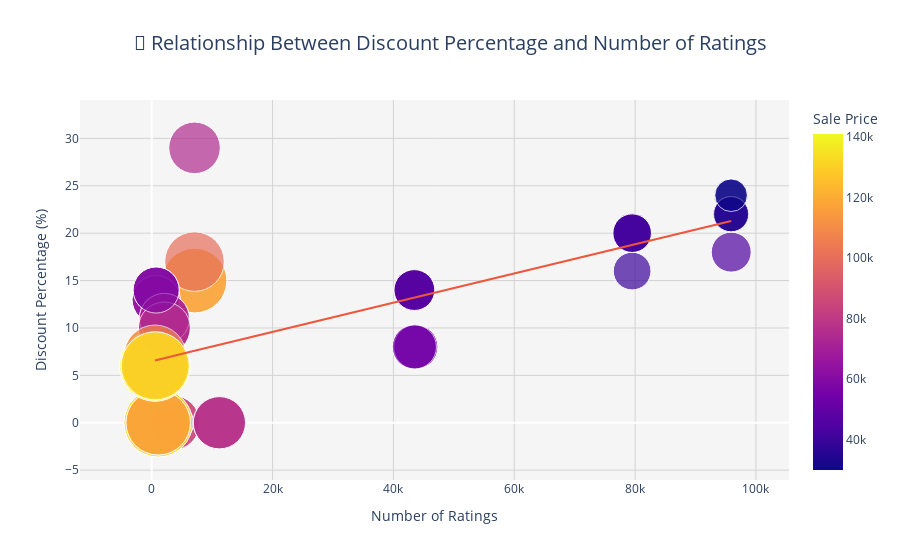

The code cell stored with this chart in its notebook:
### Markdown cell above
### 1.4) **Relationship Between Discount Percentage and Number of Ratings**

This scatter plot explores how the discount percentage offered on iPhones relates to the number of customer ratings received. Each bubble represents an iPhone model, with its size indicating the sale price and its color reflecting the price as well.

---

#### **Theory & Interpretation**

**Discount Sensitivity:**  
Discounts are a powerful motivator in consumer electronics. Higher discount percentages can make products more attractive to buyers, especially for older or mid-range models. This often results in a greater number of ratings, as more customers are encouraged to purchase and share their feedback.

**Price-Driven Engagement:**  
The size and color of the bubbles show that even high-priced models can see increased engagement if the discount is significant. However, the most substantial boost in ratings typically occurs for models that balance an appealing price with a noticeable discount.

**Market Strategy:**  
Retailers use discounts to clear inventory, attract price-sensitive customers, and compete in a crowded market. The positive trend in the plot suggests that increasing the discount percentage is generally effective in driving up customer engagement, as measured by the number of ratings.

**Business Implication:**  
Strategically applying discounts, especially to models with declining sales or older inventory, can significantly enhance product visibility and customer interaction. Monitoring this relationship helps optimize promotional campaigns for maximum impact.

---

### Code cell
import plotly.express as px

figure = px.scatter(
    data_frame=data,
    x="Number Of Ratings",
    y="Discount Percentage",
    size="Sale Price",
    color="Sale Price",  # Optional: Color by price for extra visual cue
    trendline="ols",
    title="🎯 Relationship Between Discount Percentage and Number of Ratings",
    hover_name="Product Name",  # Change if you have a column with product names
    hover_data={
        "Number Of Ratings": True,
        "Discount Percentage": True,
        "Sale Price": ":.2f"
    },
    size_max=50
)

figure.update_layout(
    title_font_size=20,
    title_x=0.5,
    plot_bgcolor="#f5f5f5",
    paper_bgcolor="#ffffff",
    hoverlabel=dict(bgcolor="white", font_size=12),
    xaxis_title="Number of Ratings",
    yaxis_title="Discount Percentage (%)",
)

figure.update_xaxes(showgrid=True, gridcolor="lightgrey")
figure.update_yaxes(showgrid=True, gridcolor="lightgrey")

figure.show()

### Figure 1 — Plotly figure (JSON) as saved in the notebook; plotly's stock layout.template omitted (floating-point values rounded to 4 significant figures)
{"data": [{"customdata": [[49900], [84900], [84900], [77000], [77000], [49900], [49900], [77000], [89900], [41999], [39999], [41999], [41999], [41999], [131900], [117100], [131900], [117100], [74999], [117900], [117100], [117900], [99900], [44999], [140900], [130900], [64900], [120900], [59900], [75900], [110900], [130900], [120900], [64900], [64900], [75900], [75900], [120900], [59900], [120900], [75900], [140900], [70900], [70900], [75900], [59900], [110900], [120900], [130900], [130900], [54999], [54999], [29999], [34999], [34999], [34999], [54999], [29999], [46999], [46999], [46999], [46999]], "hovertemplate": "<b>%{hovertext}</b><br><br>Number Of Ratings=%{x}<br>Discount Percentage=%{y}<br>Sale Price=%{marker.color:.2f}<extra></extra>", "hovertext": ["APPLE iPhone 8 Plus (Gold, 64 GB)", "APPLE iPhone 8 Plus (Space Grey, 256 GB)", "APPLE iPhone 8 Plus (Silver, 256 GB)", "APPLE iPhone 8 (Silver, 256 GB)", "APPLE iPhone 8 (Gold, 256 GB)", "APPLE iPhone 8 Plus (Silver, 64 GB)", "APPLE iPhone 8 Plus (Space Grey, 64 GB)", "APPLE iPhone 8 (Space Grey, 256 GB)", "APPLE iPhone XS Max (Silver, 64 GB)", "Apple iPhone XR ((PRODUCT)RED, 128 GB) (Includes EarPods, Power Adapter)", "Apple iPhone XR (Black, 64 GB) (Includes EarPods, Power Adapter)", "Apple iPhone XR (Coral, 128 GB) (Includes EarPods, Power Adapter)", "Apple iPhone XR (Black, 128 GB) (Includes EarPods, Power Adapter)", "Apple iPhone XR (White, 128 GB) (Includes EarPods, Power Adapter)", "APPLE iPhone 11 Pro Max (Gold, 256 GB)", "APPLE iPhone 11 Pro Max (Gold, 64 GB)", "APPLE iPhone 11 Pro Max (Midnight Green, 256 GB)", "APPLE iPhone 11 Pro Max (Space Grey, 64 GB)", "APPLE iPhone 11 Pro (Midnight Green, 64 GB)", "APPLE iPhone 11 Pro (Space Grey, 512 GB)", "APPLE iPhone 11 Pro Max (Midnight Green, 64 GB)", "APPLE iPhone 11 Pro (Midnight Green, 512 GB)", "APPLE iPhone 11 Pro (Space Grey, 256 GB)", "Apple iPhone SE (White, 256 GB) (Includes EarPods, Power Adapter)", "APPLE iPhone 12 Pro (Silver, 512 GB)", "APPLE iPhone 12 Pro Max (Pacific Blue, 256 GB)", "APPLE iPhone 12 Mini (White, 128 GB)", "APPLE iPhone 12 Pro (Graphite, 256 GB)", "APPLE iPhone 12 Mini (White, 64 GB)", "APPLE iPhone 12 (White, 128 GB)", "APPLE iPhone 12 Pro (Graphite, 128 GB)", "APPLE iPhone 12 Pro Max (Graphite, 256 GB)", "APPLE iPhone 12 Pro Max (Graphite, 128 GB)", "APPLE iPhone 12 Mini (Black, 128 GB)", "APPLE iPhone 12 Mini (Blue, 128 GB)", "APPLE iPhone 12 (Black, 128 GB)", "APPLE iPhone 12 (Blue, 128 GB)", "APPLE iPhone 12 Pro Max (Silver, 128 GB)", "APPLE iPhone 12 Mini (Red, 64 GB)", "APPLE iPhone 12 Pro Max (Gold, 128 GB)", "APPLE iPhone 12 (Green, 128 GB)", "APPLE iPhone 12 Pro (Pacific Blue, 512 GB)", "APPLE iPhone 12 (White, 64 GB)", "APPLE iPhone 12 (Black, 64 GB)", "APPLE iPhone 12 (Red, 128 GB)", "APPLE iPhone 12 Mini (Black, 64 GB)", "APPLE iPhone 12 Pro (Pacific Blue, 128 GB)", "APPLE iPhone 12 Pro Max (Pacific Blue, 128 GB)", "APPLE iPhone 12 Pro Max (Silver, 256 GB)", "APPLE iPhone 12 Pro Max (Gold, 256 GB)", "APPLE iPhone 11 (White, 128 GB)", "APPLE iPhone 11 (Red, 128 GB)", "APPLE iPhone SE (White, 64 GB)", "APPLE iPhone SE (Black, 128 GB)", "APPLE iPhone SE (White, 128 GB)", "APPLE iPhone SE (Red, 128 GB)", "APPLE iPhone 11 (Black, 128 GB)", "APPLE iPhone SE (Black, 64 GB)", "APPLE iPhone 11 (Purple, 64 GB)", "APPLE iPhone 11 (White, 64 GB)", "APPLE iPhone 11 (Black, 64 GB)", "APPLE iPhone 11 (Red, 64 GB)"], "legendgroup": "", "marker": {"color": [49900, 84900, 84900, 77000, 77000, 49900, 49900, 77000, 89900, 41999, 39999, 41999, 41999, 41999, 131900, 117100, 131900, 117100, 74999, 117900, 117100, 117900, 99900, 44999, 140900, 130900, 64900, 120900, 59900, 75900, 110900, 130900, 120900, 64900, 64900, 75900, 75900, 120900, 59900, 120900, 75900, 140900, 70900, 70900, 75900, 59900, 110900, 120900, 130900, 130900, 54999, 54999, 29999, 34999, 34999, 34999, 54999, 29999, 46999, 46999, 46999, 46999], "coloraxis": "coloraxis", "size": [49900, 84900, 84900, 77000, 77000, 49900, 49900, 77000, 89900, 41999, 39999, 41999, 41999, 41999, 131900, 117100, 131900, 117100, 74999, 117900, 117100, 117900, 99900, 44999, 140900, 130900, 64900, 120900, 59900, 75900, 110900, 130900, 120900, 64900, 64900, 75900, 75900, 120900, 59900, 120900, 75900, 140900, 70900, 70900, 75900, 59900, 110900, 120900, 130900, 130900, 54999, 54999, 29999, 34999, 34999, 34999, 54999, 29999, 46999, 46999, 46999, 46999], "sizemode": "area", "sizeref": 56.36, "symbol": "circle"}, "mode": "markers", "name": "", "orientation": "v", "showlegend": false, "type": "scatter", "x": [3431, 3431, 3431, 11202, 11202, 3431, 3431, 11202, 1454, 79512, 79512, 79582, 79512, 79512, 1078, 1078, 1078, 1078, 7088, 7088, 1078, 7088, 7081, 95909, 542, 580, 740, 545, 740, 2101, 545, 580, 580, 730, 730, 2101, 2101, 580, 740, 580, 2092, 545, 2101, 2092, 2101, 740, 545, 580, 580, 580, 43707, 43707, 95807, 95909, 95807, 95909, 43470, 95909, 43470, 43470, 43470, 43470], "xaxis": "x", "y": [0, 0, 0, 0, 0, 0, 0, 0, 0, 20, 16, 20, 20, 20, 0, 0, 0, 0, 29, 15, 0, 15, 17, 18, 6, 6, 13, 6, 14, 10, 7, 6, 6, 13, 13, 10, 10, 6, 14, 6, 10, 6, 11, 11, 10, 14, 7, 6, 6, 6, 8, 8, 24, 22, 22, 22, 8, 24, 14, 14, 14, 14], "yaxis": "y"}, {"hovertemplate": "<b>OLS trendline</b><br>Discount Percentage = 0.000154292 * Number Of Ratings + 6.49233<br>R<sup>2</sup>=0.468988<br><br>Number Of Ratings=%{x}<br>Discount Percentage=%{y} <b>(trend)</b><extra></extra>", "legendgroup": "", "marker": {"symbol": "circle"}, "mode": "lines", "name": "", "showlegend": false, "type": "scatter", "x": [542, 545, 545, 545, 545, 580, 580, 580, 580, 580, 580, 580, 580, 730, 730, 740, 740, 740, 740, 1078, 1078, 1078, 1078, 1078, 1454, 2092, 2092, 2101, 2101, 2101, 2101, 2101, 3431, 3431, 3431, 3431, 3431, 7081, 7088, 7088, 7088, 11202, 11202, 11202, 43470, 43470, 43470, 43470, 43470, 43707, 43707, 79512, 79512, 79512, 79512, 79582, 95807, 95807, 95909, 95909, 95909, 95909], "xaxis": "x", "y": [6.576, 6.576, 6.576, 6.576, 6.576, 6.582, 6.582, 6.582, 6.582, 6.582, 6.582, 6.582, 6.582, 6.605, 6.605, 6.607, 6.607, 6.607, 6.607, 6.659, 6.659, 6.659, 6.659, 6.659, 6.717, 6.815, 6.815, 6.816, 6.816, 6.816, 6.816, 6.816, 7.022, 7.022, 7.022, 7.022, 7.022, 7.585, 7.586, 7.586, 7.586, 8.221, 8.221, 8.221, 13.2, 13.2, 13.2, 13.2, 13.2, 13.24, 13.24, 18.76, 18.76, 18.76, 18.76, 18.77, 21.27, 21.27, 21.29, 21.29, 21.29, 21.29], "yaxis": "y"}], "layout": {"coloraxis": {"colorbar": {"title": {"text": "Sale Price"}}, "colorscale": [[0, "#0d0887"], [0.1111, "#46039f"], [0.2222, "#7201a8"], [0.3333, "#9c179e"], [0.4444, "#bd3786"], [0.5556, "#d8576b"], [0.6667, "#ed7953"], [0.7778, "#fb9f3a"], [0.8889, "#fdca26"], [1, "#f0f921"]]}, "hoverlabel": {"bgcolor": "white", "font": {"size": 12}}, "legend": {"itemsizing": "constant", "tracegroupgap": 0}, "paper_bgcolor": "#ffffff", "plot_bgcolor": "#f5f5f5", "title": {"font": {"size": 20}, "text": "🎯 Relationship Between Discount Percentage and Number of Ratings", "x": 0.5}, "xaxis": {"anchor": "y", "domain": [0, 1], "gridcolor": "lightgrey", "showgrid": true, "title": {"text": "Number of Ratings"}}, "yaxis": {"anchor": "x", "domain": [0, 1], "gridcolor": "lightgrey", "showgrid": true, "title": {"text": "Discount Percentage (%)"}}}}
